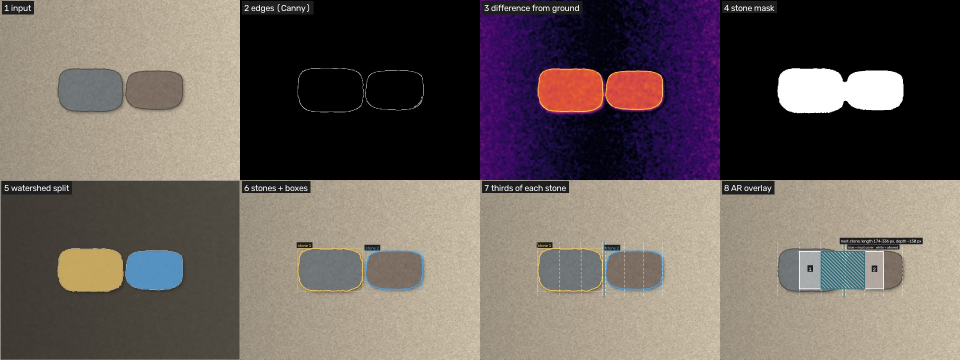
#> input picture experiments/mode1-rule-of-thirds/presentation/it06a_synthetic_top_view_steps.jpg, 1920 x 720 px (shown at 1/2 size); its folder holds only this picture in this run
$ python fake_phone.py ../../mode1-rule-of-thirds/presentation/it06a_synthetic_top_view_steps.jpg --ref-cm 1.0
#> lines starting #> are read from the running program, lines starting #| are printed output that depends on the picture
"""Pretend to be the phone: send one photo to Grasshopper over MQTT.

Sends exactly what the Unity app sends (MESSAGES.md, message 1), with plain
paho-mqtt and plain JSON, so Grasshopper can be tested without the phone.

    .venv/bin/python fake_phone.py ../../photos/01_L0_AB.jpeg --ref-cm 45

With --answer it also does what the phone does in flow steps 4-6: wait for
the outlines (message 2), answer "Are these the stones?" (message 3) and,
after a yes, wait for the zone (message 4). --save then writes
reply_<time>.jpg: the photo with the outlines and the zone that came back.

    .venv/bin/python fake_phone.py ../../photos/01_L0_AB.jpeg --ref-cm 45 --answer yes --save

With --candidate (after --answer yes) it then sends a candidate stone's
photo (message 5) for that zone and waits for the fit check (message 6),
flow steps 8-10:

    .venv/bin/python fake_phone.py layer.jpg --ref-cm 45 --answer yes --candidate stone.jpg
"""
import argparse
import base64
import json
import queue
import sys
import time
from pathlib import Path

import cv2
import numpy as np
import paho.mqtt.client as mqtt

BROKER = "broker.hivemq.com"
TOPIC = "alpinear/proto1/photo"
OUTLINES = "alpinear/proto1/outlines"
ANSWER = "alpinear/proto1/answer"
ZONE = "alpinear/proto1/zone"
CANDIDATE = "alpinear/proto1/candidate"
FIT = "alpinear/proto1/fit"
PLACED = "alpinear/proto1/placed"
PLACEMENT = "alpinear/proto1/placement"
WAIT_S = 15  # like the phone
LONG_SIDE = 1280  # px, like a phone would send (detection works at 640 px)


def photo_message(path, ref_cm, long_side=LONG_SIDE):
#> called with ref_cm = 1, long_side = 1280
    img = cv2.imread(str(path))
#> img is the input picture: shape (720, 1920, 3); mean B, G, R 91, 94.9, 104.6
    if img is None:
        raise SystemExit("cannot read %s" % path)
    h, w = img.shape[:2]
#> h = 720; w = 1920
    k = min(1.0, long_side / max(w, h))
#> k = 0.667
    if k < 1:
        img = cv2.resize(img, None, fx=k, fy=k, interpolation=cv2.INTER_AREA)
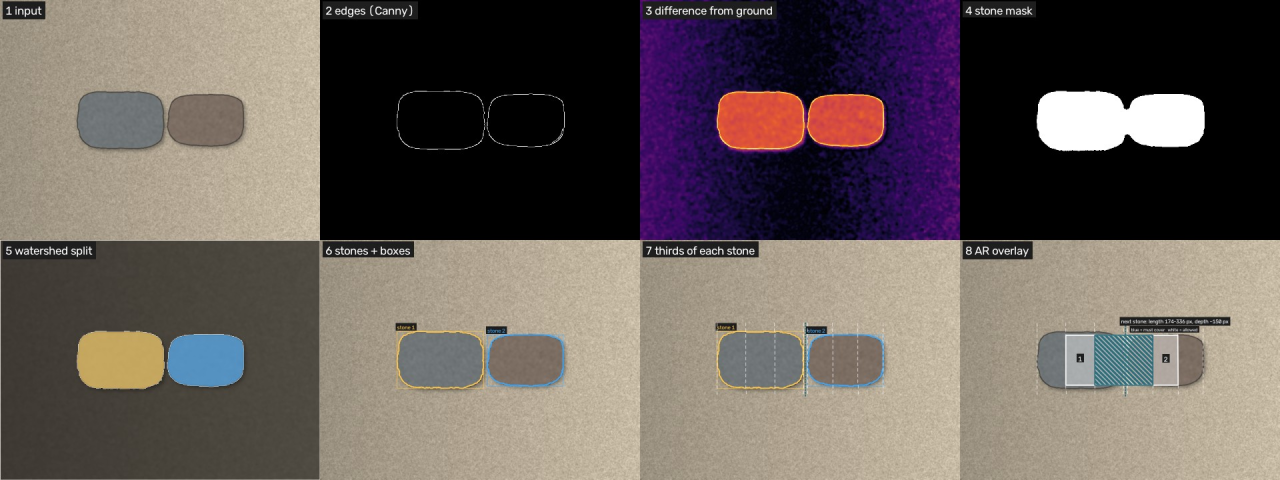
#> img: shape (480, 1280, 3); mean B, G, R 91, 94.9, 104.6
    ok, jpg = cv2.imencode(".jpg", img, [cv2.IMWRITE_JPEG_QUALITY, 85])
    return {"photo": base64.b64encode(jpg.tobytes()).decode("ascii"),
            "ref_cm": ref_cm,
            "ts": time.time()}, img.shape[1::-1]


def main():
    ap = argparse.ArgumentParser(description=__doc__.splitlines()[0])
    ap.add_argument("photo", type=Path)
    ap.add_argument("--ref-cm", type=float, required=True,
                    help="real long side of the biggest stone, cm")
    ap.add_argument("--broker", default=BROKER)
    ap.add_argument("--topic", default=TOPIC)
    ap.add_argument("--answer", choices=["yes", "no"],
                    help="then wait for the outlines and answer like the phone")
    ap.add_argument("--candidate", type=Path,
                    help="with --answer yes: then send this candidate stone's photo and wait for the fit check")
    ap.add_argument("--tap", help="with --candidate: x,y where the person taps the stone, in pixels "
                    "of the candidate file (scaled like the photo that is sent)")
    ap.add_argument("--save", action="store_true",
                    help="with --answer: write reply_<time>.jpg with what came back")
    a = ap.parse_args()

    msg, size = photo_message(a.photo, a.ref_cm)
#> msg = 3 items; size = (1280, 480)
    payload = json.dumps(msg)

#> (the run stopped early here; a loop or call above may not have finished)
